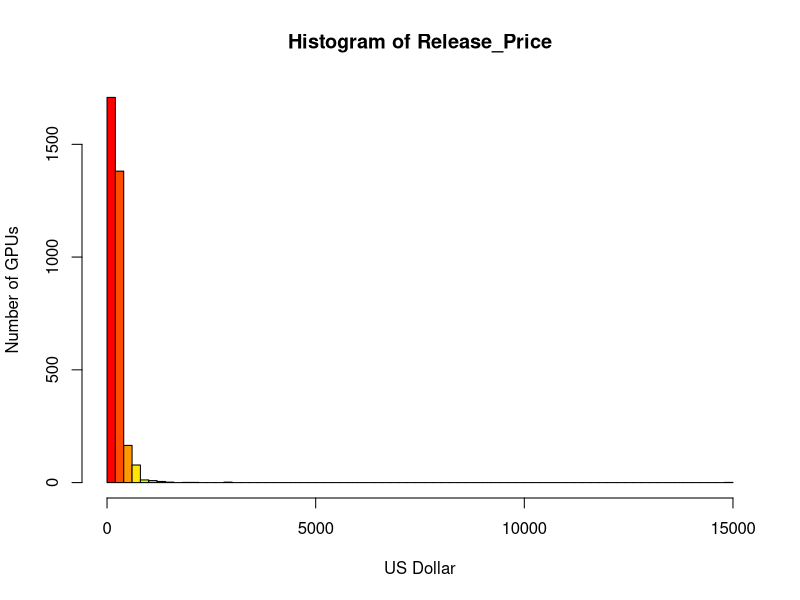
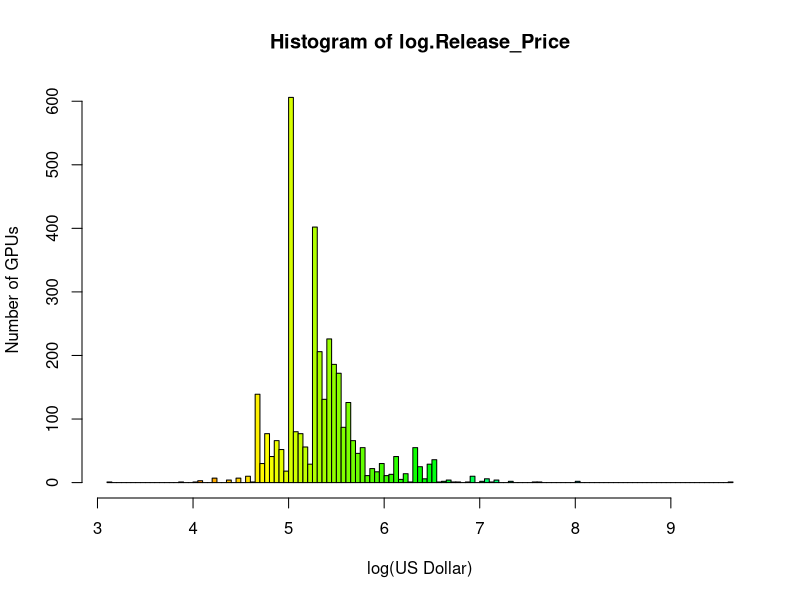
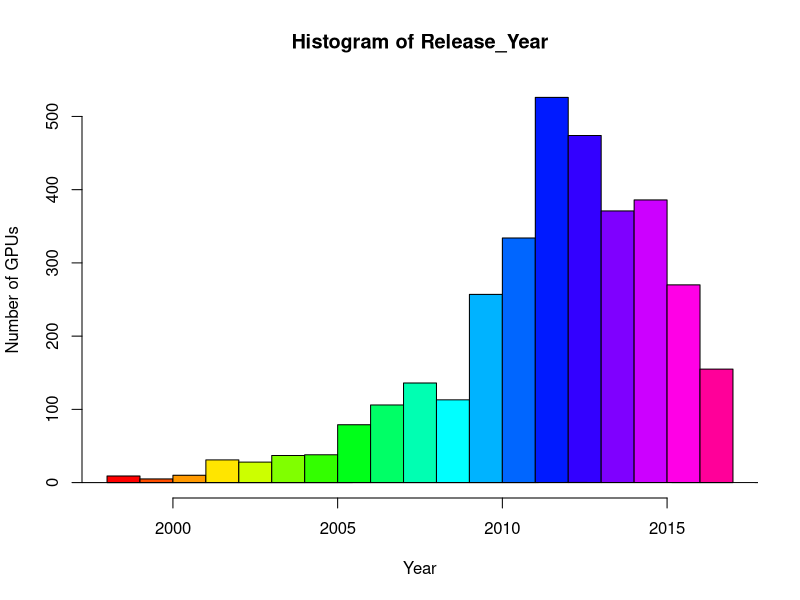
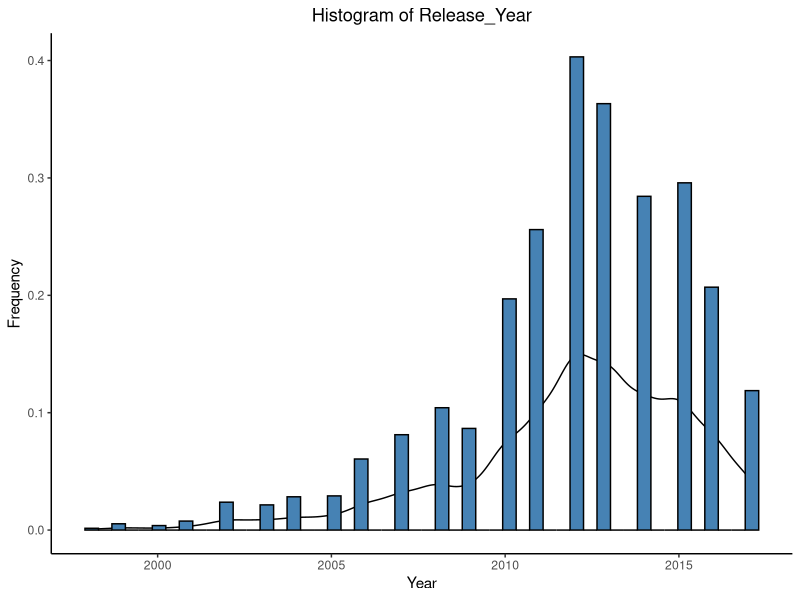
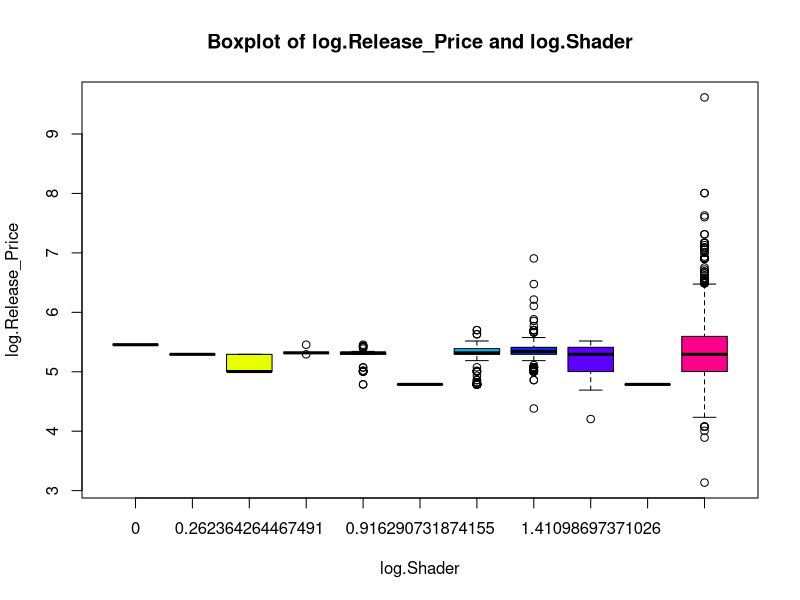
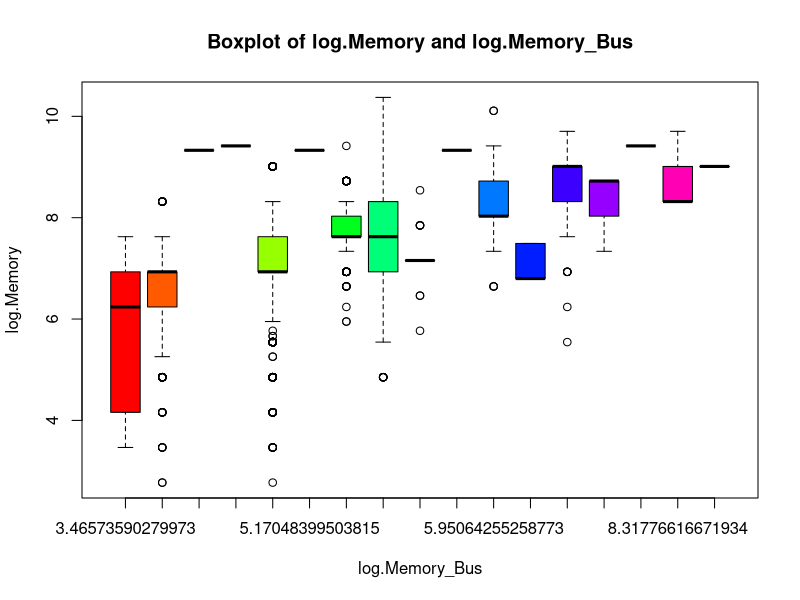
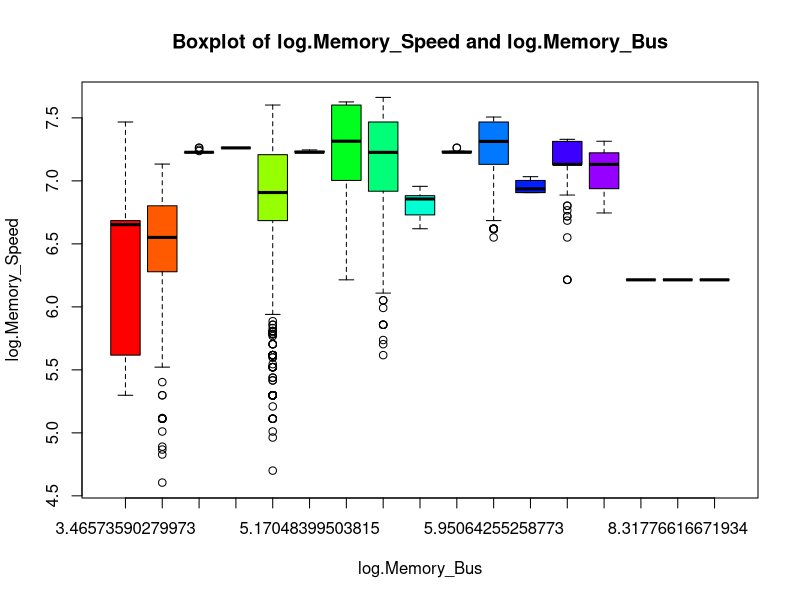
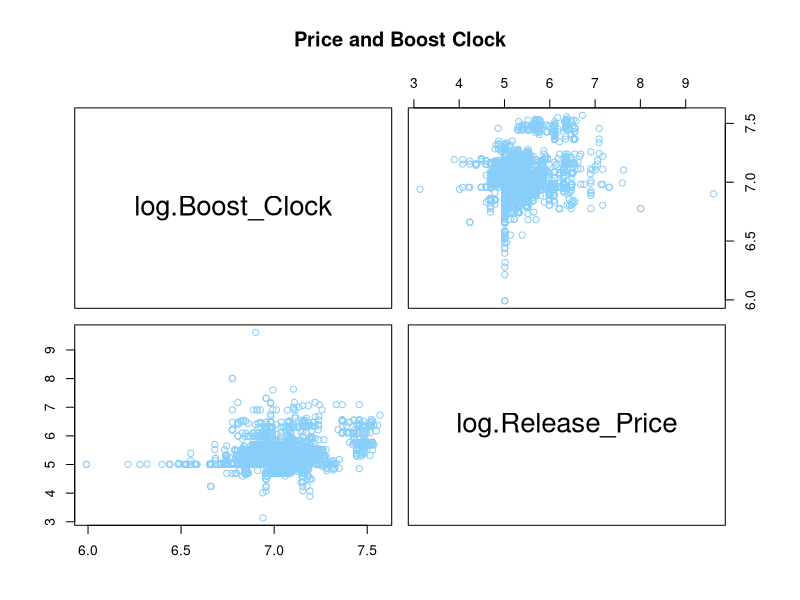

These figures' R source, in order: (Note: this script raises an error after producing the figures.)
library(car)
library(dplyr)
library(ggplot2)
library(ggpubr)
library(magrittr)
library(stats)
library(VIM)

#install.packages("ggpubr")

# ----------------------------------------------------------------------------------------------------------------------


raw_data = read.csv('data.csv')
View(raw_data)

data = raw_data %>% select('Manufacturer','Name','Architecture','Boost_Clock','Core_Speed','Max_Power','Memory','Memory_Bus', 'Memory_Speed', 'Release_Year', 'Release_Price','Shader','TMUs')
View(data)
summary(data)

df_drop = data %>% filter(!( is.na(Manufacturer) | is.na(Name) | is.na(Architecture) | is.na(Boost_Clock) | is.na(Core_Speed) | is.na(Max_Power) | is.na(Memory) | is.na(Memory_Bus) | is.na(Memory_Speed) | is.na(Release_Year) | is.na(Release_Price) | is.na(Shader) | is.na(TMUs)))
View(df_drop)
summary(df_drop)


df_mean = data %>% mutate_all(~ifelse(is.na(.x), mean(.x, na.rm = TRUE), .x))       
View(df_mean)
summary(df_mean)


df_median = data %>% mutate_all(~ifelse(is.na(.x), median(.x, na.rm = TRUE), .x))       
View(df_median)
summary(df_median)


df_knn <- kNN(data, k = sqrt(nrow(data)), imp_var = FALSE)
View(df_knn)
summary(df_knn)


df = df_knn


df['log.Boost_Clock'] <- log(df['Boost_Clock'])
df['log.Core_Speed'] <- log(df['Core_Speed'])
df['log.Max_Power'] <- log(df['Max_Power'])
df['log.Memory'] <- log(df['Memory'])
df['log.Memory_Bus'] <- log(df['Memory_Bus'])
df['log.Memory_Speed'] <- log(df['Memory_Speed'])
df['log.Release_Year'] <- log(df['Release_Year'])
df['log.Release_Price'] <- log(df['Release_Price'])
df['log.Shader'] <- log(df['Shader'])
df['log.TMUs'] <- log(df['TMUs'])
View(df)




stats_table = data.frame(
  Name = c('mean', 'median', 'sd', 'min', 'max'),
  log.Boost_Clock = c(mean(df[, 'log.Boost_Clock']), median(df[, 'log.Boost_Clock']), sd(df[, 'log.Boost_Clock']), min(df[, 'log.Boost_Clock']), max(df[, 'log.Boost_Clock'])),
  log.Core_Speed = c(mean(df[, 'log.Core_Speed']), median(df[, 'log.Core_Speed']), sd(df[, 'log.Core_Speed']), min(df[, 'log.Core_Speed']), max(df[, 'log.Core_Speed'])),
  log.Max_Power = c(mean(df[, 'log.Max_Power']), median(df[, 'log.Max_Power']), sd(df[, 'log.Max_Power']), min(df[, 'log.Max_Power']), max(df[, 'log.Max_Power'])),
  log.Memory = c(mean(df[, 'log.Memory']), median(df[, 'log.Memory']), sd(df[, 'log.Memory']), min(df[, 'log.Memory']), max(df[, 'log.Memory'])),
  log.Memory_Bus = c(mean(df[, 'log.Memory_Bus']), median(df[, 'log.Memory_Bus']), sd(df[, 'log.Memory_Bus']), min(df[, 'log.Memory_Bus']), max(df[, 'log.Memory_Bus'])),
  log.Memory_Speed = c(mean(df[, 'log.Memory_Speed']), median(df[, 'log.Memory_Speed']), sd(df[, 'log.Memory_Speed']), min(df[, 'log.Memory_Speed']), max(df[, 'log.Memory_Speed'])),
  log.Release_Year = c(mean(df[, 'log.Release_Year']), median(df[, 'log.Release_Year']), sd(df[, 'log.Release_Year']), min(df[, 'log.Release_Year']), max(df[, 'log.Release_Year'])),
  log.Release_Price = c(mean(df[, 'log.Release_Price']), median(df[, 'log.Release_Price']), sd(df[, 'log.Release_Price']), min(df[, 'log.Release_Price']), max(df[, 'log.Release_Price'])),
  log.Shader = c(mean(df[, 'log.Shader']), median(df[, 'log.Shader']), sd(df[, 'log.Shader']), min(df[, 'log.Shader']), max(df[, 'log.Shader'])),
  log.TMUs = c(mean(df[, 'log.TMUs']), median(df[, 'log.TMUs']), sd(df[, 'log.TMUs']), min(df[, 'log.TMUs']), max(df[, 'log.TMUs']))
)
View(stats_table)

ftable(df[ ,'Release_Year'])

# ----------------------------------------------------------------------------------------------------------------------

hist(df$Release_Price, main="Histogram of Release_Price", xlab = "US Dollar", ylab = "Number of GPUs", col = rainbow(20), breaks=100)
hist(df$log.Release_Price, main = "Histogram of log.Release_Price", xlab = "log(US Dollar)", ylab = "Number of GPUs", col = rainbow(length(unique(df$log.Release_Price))), breaks=100)


hist(df$Release_Year, main="Histogram of Release_Year", xlab = "Year", ylab = "Number of GPUs", col = rainbow(20), breaks = 20, xlim=c(1998,2017))
lines(density(df$Release_Year))

ggplot(df, aes(x = Release_Year, y=..density..)) + theme_classic() +  geom_density() +
  geom_histogram(bins = 50, fill = 'steelblue', color = 'black') + 
  labs(title = 'Histogram of Release_Year', x = 'Year', y = 'Frequency') +
  theme(legend.position='bottom', plot.title = element_text(hjust = 0.5)) 



boxplot(df$log.Release_Price ~ df$log.Shader , main="Boxplot of log.Release_Price and log.Shader", ylab = "log.Release_Price", xlab = "log.Shader", col = rainbow (11))
boxplot(df$log.Memory ~ df$log.Memory_Bus, main = "Boxplot of log.Memory and log.Memory_Bus", ylab = "log.Memory", xlab = "log.Memory_Bus", col = rainbow (17))
boxplot(df$log.Memory_Speed ~ df$log.Memory_Bus, main = "Boxplot of log.Memory_Speed and log.Memory_Bus", ylab = "log.Memory_Speed", xlab = "log.Memory_Bus", col = rainbow (17))

pairs(df[,c("log.Boost_Clock","log.Release_Price")], main = "Price and Boost Clock", col = "lightskyblue")
pairs(df[,c("log.Core_Speed","log.Release_Price")], main = "Price and Core Speed", col = "chartreuse4")
pairs(df[,c("log.Max_Power","log.Release_Price")], main = "Price and Max Power", col = "aquamarine3")
pairs(df[,c("log.Memory","log.Release_Price")], main = "Price and Memory", col = "coral4")
pairs(df[,c("log.Memory_Bus","log.Release_Price")], main = "Price and Memory Bus", col = "indianred1")
pairs(df[,c("log.Memory_Speed","log.Release_Price")], main = "Price and Memory Speed", col = "darkorchid")
pairs(df[,c("log.Release_Year","log.Release_Price")], main = "Price and Release Year", col = "deeppink")
pairs(df[,c('log.TMUs',"log.Release_Price")], main = "Price and TMUs", col = "lightgoldenrod3")
pairs(df[,c('log.TMUs',"log.Release_Price")], main = "Price and TMUs", col = "steelblue3")


pairs(df[,c('log.Memory','log.Memory_Bus', 'log.Memory_Speed', 'log.Release_Price')], main = "Pairs plot of Memory and Price", col = "steelblue3")
pairs(df[,c('log.Boost_Clock','log.Core_Speed','log.Max_Power', 'log.Release_Price')], main = "Pairs plot of Speed/Power and Price", col = "steelblue3")
pairs(df[,c('log.Shader','log.TMUs', 'log.Release_Price')], main = "Pairs plot of Rendering Unit and Price", col = "steelblue3")

pairs(df[,c('log.Boost_Clock','log.Core_Speed','log.Max_Power','log.Memory','log.Memory_Bus', 'log.Memory_Speed', 'log.Release_Year', 'log.Release_Price','log.Shader','log.Shader')], main = "Pairs plot of all variables (log)", col = "steelblue3")




# ----------------------------------------------------------------------------------------------------------------------


# One-way ANOVA
aovCore_Speed <- select(df, Manufacturer, log.Core_Speed)
ggqqplot(aovCore_Speed$log.Core_Speed)
ggqqplot(aovCore_Speed$log.Core_Speed, palette = c("#00AFBB", "#E7B800"))
aov_one <- aov(log.Core_Speed ~ Manufacturer, data = aovCore_Speed)
aov_one
summary(aov_one)
leveneTest(log.Core_Speed ~ Manufacturer, aovCore_Speed, center = mean)
oneway.test(log.Core_Speed ~ Manufacturer, data=aovCore_Speed)

# Two-way ANOVA
quantile(df$log.Release_Price, probs = seq(0, 1, 1/3))
# GPU_budget = df[which(df$log.Release_Price >= log(0) & df$log.Release_Price < log(200)),]
# GPU_midrange = df[which(df$log.Release_Price >= log(200) & df$log.Release_Price < log(600)),]
# GPU_highend = df[which(df$log.Release_Price >= log(600) ),]
df$Label <- cut(df$log.Release_Price, c(log(0), log(200), log(600), log(15000)), labels=c("Budget", "Midrange", "Highend"), include.lowest=T)
ftable(df$Manufacturer)
aov_two <- aov(log.Core_Speed ~ Manufacturer + Label, data = df)
aov_two
summary(aov_two)
TukeyHSD(aov_two)


# Chi-squared
HighCoreSpeed <- filter(df, log.Core_Speed > 7)
LowCoreSpeed <- filter(df, log.Core_Speed < 7)

HighCoreSpeed  = c(80,530,8)
LowCoreSpeed  = c(373,2362,12)
chisq.test(data.frame(HighCoreSpeed ,LowCoreSpeed))

# Z-test
# One-sample
df_z_one = df %>% select('Memory')
zStat <- (mean(df_z_one$Memory) - 3000) / (sd(df_z_one$Memory) / sqrt(nrow(df_z_one)))
print(zStat)      

pt(zStat, nrow(df_z_one) - 1)    
pnorm(q=zStat, lower.tail=TRUE)



# Two-sample
df_z = df %>% select('Manufacturer','log.Release_Price')
df_ztest = df_z %>% filter(dfz$Manufacturer == 'Nvidia' | dfz$Manufacturer == 'AMD')
ggqqplot(df_ztest$log.Release_Price)
# ----------------------------------------------------------------------------------------------------------------------

# Linear regression model

lmPrice = lm(log.Release_Price ~ log.Boost_Clock + log.Core_Speed + log.Max_Power + log.Memory + log.Memory_Bus + log.Memory_Speed + log.Shader + log.TMUs, df)
summary(lmPrice)




vif(lmPrice)


confint(lmPrice)


lmPriceNoMem = lm(log.Release_Price ~ log.Boost_Clock + log.Core_Speed + log.Max_Power + log.Memory_Bus + log.Memory_Speed + log.Shader + log.TMUs, df)
summary(lmPriceNoMem)

lmPrice_Mem = lm(log.Release_Price ~ log.Memory, df[, c('log.Release_Price', 'log.Memory')])
anova(lmPrice_Mem)

glance(lmPrice) %>% select(adj.r.squared, sigma, p.value)
sigma(lmPrice)/mean(df$log.Release_Price)


plot(lmPrice$fitted.values, lmPrice$residuals, col = "black", xlab = "Fitted values", ylab = "Residuals")


par(mfrow=c(2,2))
plot(lmPrice, col = "black")
par(mfrow=c(1,1))

par(mfrow=c(1, 2))
termplot(lmPrice)
par(mfrow=c(1,1))


ggplot(df, aes(x = lmPrice$residuals, y=..density..)) + theme_classic() +  geom_density() +
  geom_histogram(bins = 100, fill = 'steelblue', color = 'black') + 
  labs(title = 'Histogram of Residuals', x = 'Residuals', y = 'Frequency') +
  theme(legend.position='bottom', plot.title = element_text(hjust = 0.5)) 




price.graph <-ggplot(df, aes(x = log.Release_Price, y = log.Memory, color = log.Max_Power)) + geom_point() + theme_classic()
price.graph <- price.graph + geom_smooth(method = "lm", col = "red")
price.graph


price_2.graph <-ggplot(df, aes(x = log.Release_Price, y = log.Boost_Clock, color = log.Memory_Speed)) + geom_point() + theme_classic()
price_2.graph <- price_2.graph + geom_smooth(method = "lm", col = "red")
price_2.graph

price_3.graph <-ggplot(df, aes(x = log.Release_Price, y = Core_Speed, color = log.Memory_Bus)) + geom_point() + theme_classic()
price_3.graph <- price_3.graph + geom_smooth(method = "lm", col = "red")
price_3.graph

ggplot(df) + geom_bar(aes(x = Release_Year), stat = "count", fill = rainbow(6)) + scale_x_continuous(breaks = pretty(df$Release_Year, n = 10)) + xlab("Year") + ylab("Number of GPUs")

# ----------------------------------------------------------------------------------------------------------------------


# Testing

predict_Data = data.frame(
  log.Boost_Clock = c(mean(df[, 'log.Boost_Clock']), median(df[, 'log.Boost_Clock']), max(df[, 'log.Boost_Clock'])),
  log.Core_Speed = c(mean(df[, 'log.Core_Speed']), median(df[, 'log.Core_Speed']), max(df[, 'log.Core_Speed'])),
  log.Max_Power = c(mean(df[, 'log.Max_Power']), median(df[, 'log.Max_Power']), max(df[, 'log.Max_Power'])),
  log.Memory = c(mean(df[, 'log.Memory']), median(df[, 'log.Memory']), max(df[, 'log.Memory'])),
  log.Memory_Bus = c(mean(df[, 'log.Memory_Bus']), median(df[, 'log.Memory_Bus']), max(df[, 'log.Memory_Bus'])),
  log.Memory_Speed = c(mean(df[, 'log.Memory_Speed']), median(df[, 'log.Memory_Speed']), max(df[, 'log.Memory_Speed'])),
  log.Shader = c(mean(df[, 'log.Shader']), median(df[, 'log.Shader']), max(df[, 'log.Shader'])),
  log.TMUs = c(mean(df[, 'log.TMUs']), median(df[, 'log.TMUs']), max(df[, 'log.TMUs']))
)

predict(lmPrice, predict_Data, interval = "confidence", level = 0.95)
exp(predict(lmPrice, predict_Data, interval = "confidence", level = 0.95))

# RTX 3090
spec_RTX_3090 = data.frame(
  log.Boost_Clock = log(1695),
  log.Core_Speed = log(1395),
  log.Max_Power = log(350),
  log.Memory = log(24576),
  log.Memory_Bus = log(384),
  log.Memory_Speed = log(1219),
  log.Shader = log(10496),
  log.TMUs =  log(328)
)

exp(predict(lmPrice, spec_RTX_3090, interval = "confidence", level = 0.95))

# Re-train model
df = df_drop

df['log.Boost_Clock'] <- log(df['Boost_Clock'])
df['log.Core_Speed'] <- log(df['Core_Speed'])
df['log.Max_Power'] <- log(df['Max_Power'])
df['log.Memory'] <- log(df['Memory'])
df['log.Memory_Bus'] <- log(df['Memory_Bus'])
df['log.Memory_Speed'] <- log(df['Memory_Speed'])
df['log.Release_Year'] <- log(df['Release_Year'])
df['log.Release_Price'] <- log(df['Release_Price'])
df['log.Shader'] <- log(df['Shader'])
df['log.TMUs'] <- log(df['TMUs'])

lmPrice = lm(log.Release_Price ~ log.Boost_Clock + log.Core_Speed + log.Max_Power + log.Memory + log.Memory_Bus + log.Memory_Speed + log.Shader + log.TMUs, df)

exp(predict(lmPrice, spec_RTX_3090, interval = "confidence", level = 0.95))



# ----------------------------------------------------------------------------------------------------------------------

# Exponential model
df = df_knn

year_arr <- unique(sort(strtoi(df$Release_Year)))

memory_arr_mean = data.frame(df %>% group_by(Release_Year) %>% summarise_at(vars(Memory), list(name = mean)))
memory_arr_mean = array(memory_arr_mean$name)

memory_arr_median = data.frame(df %>% group_by(Release_Year) %>% summarise_at(vars(Memory), list(name = median)))
memory_arr_median = array(memory_arr_median$name)

calculateMooresValue <- function(x, y_trans) {
  return(memory_arr_median[1] * 2**((x-y_trans)/2))
}

exponentialCurve <- function(x, a, b, c) {
  return(a*2**((x-c)*b))
}

y_pred_moore_law_teoretic = calculateMooresValue(year_arr, year_arr[1])
popt <- c(1.04294249e+01, 3.55525954e-01, 1.99040139e+03)
y_pred_moore_law_fitted = exponentialCurve(year_arr, popt[1], popt[2], popt[3])


plot(x=year_arr, y=log(memory_arr_mean),type = "o",col = "skyblue3", xlab = "Year", ylab = "GPU Memory", main = "GPU Memory and Year of Release (logaritmic scale)")
lines(x=year_arr, y=log(memory_arr_median), type = "o", col = "sienna2")
lines(x=year_arr, y=log(y_pred_moore_law_teoretic), type = "o", col = "slateblue2")
lines(x=year_arr, y=log(y_pred_moore_law_fitted), type = "o", col = "seashell4")

df_extra<-data.frame(Release_Year = year_arr, Memory_Mean = memory_arr_mean, Memory_Median = memory_arr_median, Moore_Teoretic = y_pred_moore_law_teoretic, Moore_Fitted = y_pred_moore_law_fitted)


ggplot(df_extra, aes(x = Release_Year, y = log(Memory_Mean))) +  theme_classic() + geom_point(size = 1) + 
  scale_x_continuous(breaks = scales::pretty_breaks(n = 20)) +
  theme(legend.position='bottom', plot.title = element_text(hjust = 0.5)) +
  xlab("Year") + ylab("GPU Memory") + labs(colour="") + 
  ggtitle("Exponential graph for GPU Memory and Year of Release (logaritmic scale)") + 
  geom_line(aes(y = log(Memory_Mean), colour = "Mean"), n=1000) + 
  geom_line(aes(y = log(Memory_Median), colour = "Median"), n=1000) +
  geom_line(aes(y = log(Moore_Teoretic), colour = "Moore's law teoretic"), n=1000) +
  geom_line(aes(y = log(Moore_Fitted), colour = "Moore's law fitted"), n=1000) 


ggplot(df_extra, aes(x = Release_Year, y = log(Memory_Mean))) +  theme_classic() +
  scale_x_continuous(breaks = scales::pretty_breaks(n = 20)) +
  theme(legend.position='bottom', plot.title = element_text(hjust = 0.5)) +
  xlab("Year") + ylab("GPU Memory") + labs(colour="") + 
  ggtitle("Exponential graph for GPU Memory and Year of Release (original scale)") + 
  geom_line(aes(y = Memory_Mean, colour = "Mean"), n=1000) + 
  geom_line(aes(y = Memory_Median, colour = "Median"), n=1000) +
  geom_line(aes(y = Moore_Teoretic, colour = "Moore's law teoretic"), n=1000) +
  geom_line(aes(y = Moore_Fitted, colour = "Moore's law fitted"), n=1000) 

# Polynomial 


poly_2_mean <- lm(Memory_Mean ~ Release_Year + I(Release_Year^2), data=df_extra)
summary(poly_2_mean)
coef(poly_2_mean)

year_df <- data.frame(Release_Year = year_arr)
y_pred_lin_reg_2 <- predict(poly_2_mean, year_df, type="response")
df_extra$Y_pred_lin_reg_2 <- y_pred_lin_reg_2

poly_3_mean <- lm(Memory_Mean ~ Release_Year + I(Release_Year^2) + I(Release_Year^3), data=df_extra)
summary(poly_3_mean)
poly_3_mean$coefficients[1:4] <- c(-17128661108.085476, 2.56615577e+07, -1.28150909e+04,  2.13323868e+00)
poly_3_mean$rank <- c(4)
y_pred_lin_reg_3 <- predict(poly_3_mean, year_df, type="response")
df_extra$Y_pred_lin_reg_3 <- y_pred_lin_reg_3


# Old graph
ggplot(df_extra, aes(x = Release_Year, y = log(Memory_Mean))) +  theme_classic() + geom_point(size = 1) +
  scale_x_continuous(breaks = scales::pretty_breaks(n = 20)) +
  theme(legend.position='bottom', plot.title = element_text(hjust = 0.5)) +
  xlab("Year") + ylab("GPU Memory") + labs(colour="") + 
  ggtitle("Polynomial graph for GPU Memory and Year of Release (logaritmic scale)") + 
  stat_smooth(method = lm, formula = y ~ poly(x, 2, raw = F), se=F, col = 'darkseagreen', n=1000) +
  stat_smooth(method = lm, formula = y ~ poly(x, 3, raw = F), se=F, col = 'darkgoldenrod1', n=1000) +
  geom_smooth(method = lm, formula = y ~ poly(x,2), aes(y = log(Moore_Teoretic), colour = "Moore's law teoretic"), se=F, n =1000) +
  geom_smooth(method = lm, formula = y ~ poly(x,2), aes(y = log(Moore_Fitted), colour = "Moore's law fitted"), se=F, n=1000) 



ggplot(df_extra, aes(x = Release_Year, y = log(Memory_Mean))) +  theme_classic() +
  scale_x_continuous(breaks = scales::pretty_breaks(n = 20)) +
  theme(legend.position='bottom', plot.title = element_text(hjust = 0.5)) +
  xlab("Year") + ylab("GPU Memory") + labs(colour="") + 
  ggtitle("teoreticPolynomial graph for GPU Memory and Year of Release (original scale)") + 
  geom_line(aes(y = y_pred_lin_reg_2, colour = "2nd degree polynomial"), n=1000) + 
  geom_line(aes(y = y_pred_lin_reg_3, colour = "3rd degree polynomial"), n=1000) +
  geom_line(aes(y = Moore_Teoretic, colour = "Moore's law teoretic"), n=1000) +
  geom_line(aes(y = Moore_Fitted, colour = "Moore's law fitted"), n=1000)



ggplot(df_extra, aes(x = Release_Year, y = log(Memory_Mean))) +  theme_classic() +
  scale_x_continuous(breaks = scales::pretty_breaks(n = 20)) +
  theme(legend.position='bottom', plot.title = element_text(hjust = 0.5)) +
  xlab("Year") + ylab("GPU Memory") + labs(colour="") + 
  ggtitle("Exponential model vs Polynomial model") + 
  geom_line(aes(y = y_pred_lin_reg_2, colour = "2nd degree polynomial"), n=1000) + 
  geom_line(aes(y = y_pred_lin_reg_3, colour = "3rd degree polynomial"), n=1000) +
  geom_line(aes(y = Moore_Teoretic, colour = "Moore's law teoretic"), n=1000) +
  geom_line(aes(y = Moore_Fitted, colour = "Moore's law fitted"), n=1000) +
  geom_line(aes(y = Memory_Mean, colour = "Mean"), n=1000) + 
  geom_line(aes(y = Memory_Median, colour = "Median"), n=1000) 

# ----------------------------------------------------------------------------------------------------------------------

exp(predict(poly_3_mean, spec_RTX_3090, interval = "confidence", level = 0.95))



  
